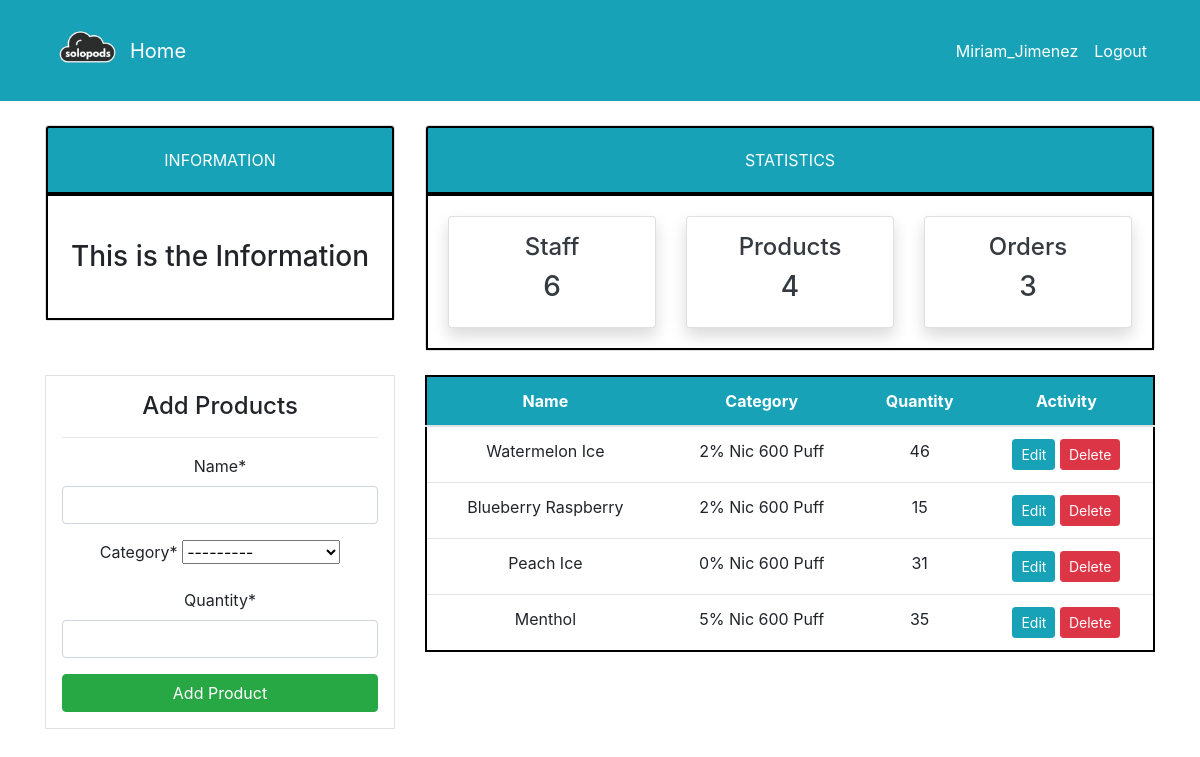
The page /product/ (signed in) on the database as committed earlier.
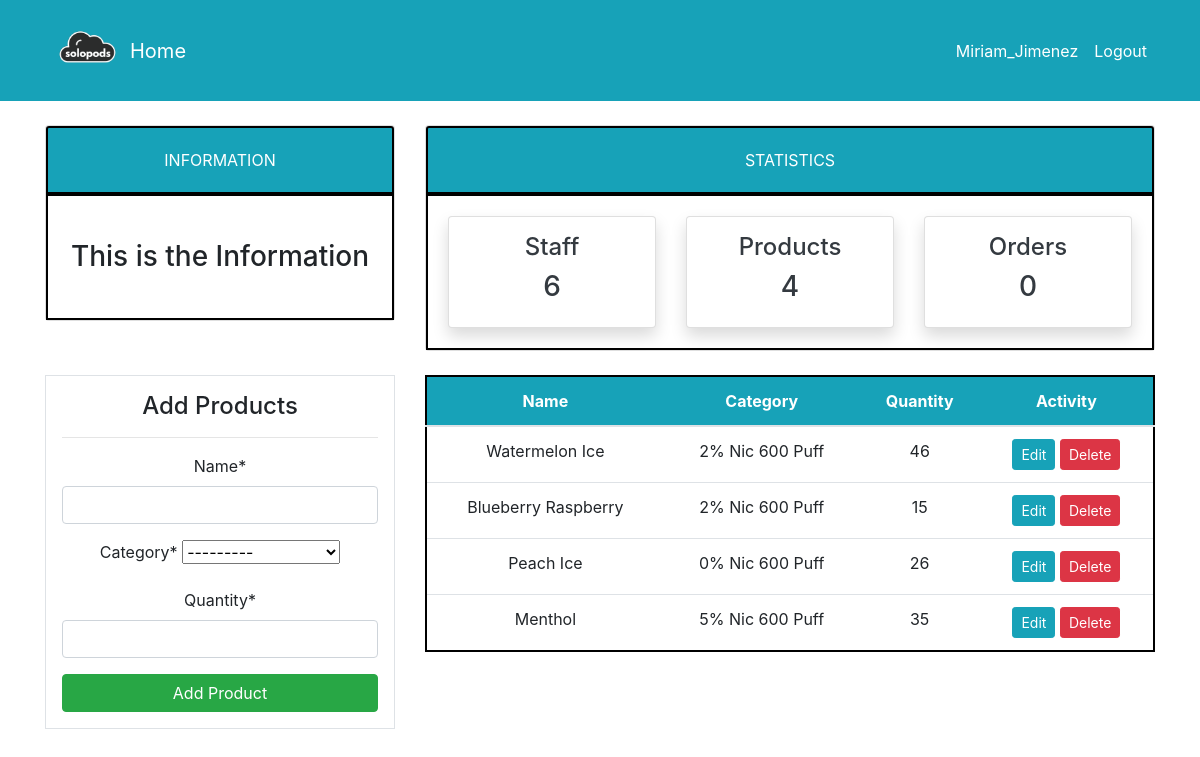
The same page on the database as committed later.
### dashboard/models.py (models this page shows, shortened)
class Product(models.Model):
    name = models.CharField(max_length=100, null=True)
    category = models.CharField(max_length=20, choices=CATEGORY, null=True)
    quantity = models.PositiveIntegerField(null=True)
    iva_rate = models.DecimalField(max_digits=5, decimal_places=2, null=True)
    class Meta:
        verbose_name_plural = 'Product'

### dashboard/views.py (the view)
# urls.py: path('product/', views.product, name='dashboard-product'),
@login_required
def product(request):
    items = Product.objects.all() # Using ORM
    product_count = items.count()
    workers_count = User.objects.all().count()
    orders_count = Order.objects.all().count()
    if request.method == 'POST':
        form = ProductForm(request.POST)
        if form.is_valid():
            form.save()
            product_name = form.cleaned_data.get('name')
            messages.success(request, f'{product_name} has been added')
            return redirect('dashboard-product')
    else:
        form = ProductForm()
    context = {
        'items': items,
        'form': form,
        'workers_count': workers_count,
        'orders_count': orders_count,
        'product_count': product_count,
    }
    return render(request, 'dashboard/product.html', context)

### dashboard/forms.py
class ProductForm(forms.ModelForm):
    class Meta:
        model = Product
        fields = ['name', 'category', 'quantity']

### templates/dashboard/product.html (shortened to what this page needs)
{% extends 'partials/base.html' %}
{% load crispy_forms_tags %}
{% block content %}
{% include 'partials/topnav.html' %}
    <div class="container">
        <div class="row my-4">
            <div class="col-md-4">
                <div class="border bg-white p-3">
                    <h4>Add Products</h4>
                    <hr>
                    <form method="POST">
                        {{ form|crispy }}
                        <input class="btn btn-success btn-block" type="submit" value="Add Product">
                    </form>
                </div>
            </div>
            <div class="col-md-8">
                <table class="table bg-white">
                    <thead class="bg-info">
                        <tr class="text-white">
                            <th scope="col">Name</th>
                            <th scope="col">Category</th>
                            <th scope="col">Quantity</th>
                            <th scope="col">Activity</th>
                        </tr>
                    </thead>
                    <tbody>
                        {% for item in items %}
                        <tr>
                            <td>{{ item.name }}</td>
                            <td>{{ item.category }}</td>
                            <td>{{ item.quantity }}</td>
                            <td>
                                <a class="btn btn-info btn-sm" href="{% url 'dashboard-product-update' item.id %}">Edit</a>
                                <a class="btn btn-danger btn-sm" href="{% url 'dashboard-product-delete' item.id %}">Delete</a>
                            </td>
                        </tr>
                        {% endfor %}
                    </tbody>
                </table>
            </div>
        </div>
    </div>
{% endblock %}

Rows that differ between the two databases and show on the page:
changed Product "Peach Ice": quantity "31" → "26"
Other text that changed with them:
{{ orders_count }}: "3" → "0"
